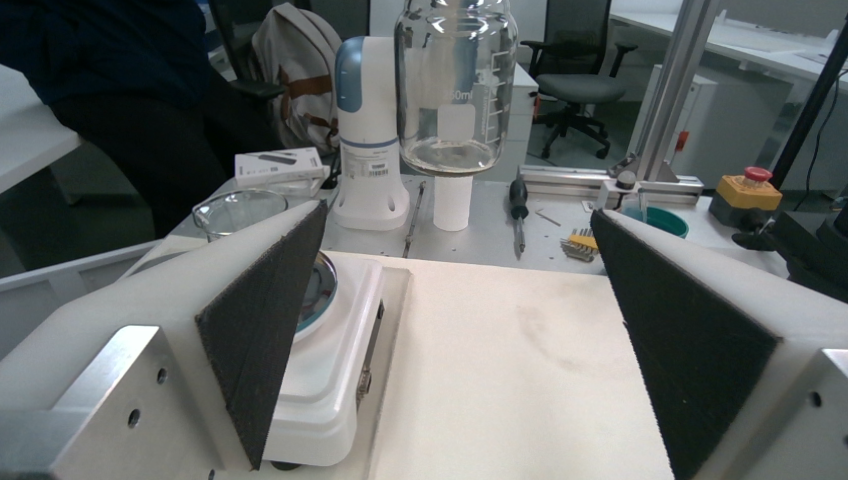
#> input picture tests/fixtures/handoff_20261123/right_obs_005.png, 848 x 480 px
$ python -i wrist_landmarks.py   (imports and definitions only)
#> lines starting #> are read from the running program, lines starting #| are printed output that depends on the picture; after the words box and inside, x2 and y2 are one past the last pixel; in counts of white or black regions, pixels touching at a corner belong together
"""Measure the visible pad tips of an open wrist gripper in a camera frame.

The current camera view has two dark gripper pads entering from the top edge. This module locates
their silhouettes independently in each frame and returns the center of each pad's deepest visible
edge. It accepts open grippers only: a confidently close pair is reported as ``closed`` and rejected,
while missing, overlapping, or weak silhouettes are reported as ``ambiguous`` and rejected.

The default template is calibrated for the left wrist view used by ``chem_demo``. Supply another
``CameraTemplate`` for a different camera, resolution-independent ROI, or gripper appearance.
"""

from __future__ import annotations

from dataclasses import dataclass
from typing import Literal

import cv2
import numpy as np


Point2D = tuple[float, float]
JawState = Literal["open", "closed", "ambiguous"]


@dataclass(frozen=True)
class CameraTemplate:
    """Per-camera silhouette and location priors; ROIs are normalized to image width/height."""

    dark_threshold: int = 55
    left_center_x: tuple[float, float] = (0.18, 0.45)
    right_center_x: tuple[float, float] = (0.55, 0.84)
    max_component_top_y: float = 0.01
    max_tip_y: float = 0.68
    min_component_area: float = 0.005  # fraction of full image area
    min_component_height: float = 0.15  # fraction of image height
    min_component_width: float = 0.05  # fraction of image width
    min_aspect_ratio: float = 0.30
    max_aspect_ratio: float = 1.80
    max_tip_band_width: float = 0.45  # fraction of component width
    closed_gap_width: float = 0.04
    open_gap_width: float = 0.10
    bottom_band_height: float = 0.008  # fraction of image height
    min_candidate_ratio: float = 1.8  # winner area / second candidate area
    min_confidence: float = 0.65


DEFAULT_TEMPLATE = CameraTemplate()


@dataclass(frozen=True)
class GripperLandmarks:
    """Result of one open-gripper pad-tip measurement.

    ``ok`` is true only when both pad tips are confidently visible and the jaws are open. Point
    values are image pixels in (x, y) order. Failed results may retain measured points for
    diagnostics, but callers must gate their use on ``ok``.
    """

    ok: bool
    state: JawState
    left: Point2D | None
    right: Point2D | None
    gap_px: float | None
    confidence: float
    reason: str | None = None

    @property
    def points(self) -> dict[str, Point2D] | None:
        """Convenience mapping for callers that need both accepted landmarks."""
        if self.left is None or self.right is None:
            return None
        return {"left": self.left, "right": self.right}


@dataclass(frozen=True)
class _PadCandidate:
    point: Point2D
    area: int
    component_width: int
    component_height: int
    bottom_band_width: int


def _gray_u8(image: np.ndarray) -> np.ndarray:
    """Accept a uint8 gray, BGR, or BGRA image and return a grayscale view/copy."""
    if not isinstance(image, np.ndarray) or image.dtype != np.uint8:
        raise ValueError("image must be a uint8 NumPy array")
    if image.ndim == 2:
        gray = image
    elif image.ndim == 3 and image.shape[2] == 3:
        gray = cv2.cvtColor(image, cv2.COLOR_BGR2GRAY)
    elif image.ndim == 3 and image.shape[2] == 4:
        gray = cv2.cvtColor(image, cv2.COLOR_BGRA2GRAY)
    else:
        raise ValueError("image must have shape (height, width), (height, width, 3), or (..., 4)")
    if min(gray.shape) < 16:
        raise ValueError("image dimensions are too small for gripper landmark detection")
    return gray


def _find_candidates(gray: np.ndarray, template: CameraTemplate) -> dict[str, list[_PadCandidate]]:
    height, width = gray.shape
    binary = (gray <= template.dark_threshold).astype(np.uint8)
    max_y = max(1, int(round(template.max_tip_y * height)))
    binary[max_y + 1 :, :] = 0

    count, labels, stats, centroids = cv2.connectedComponentsWithStats(binary, connectivity=8)
    area_limit = max(1, int(round(template.min_component_area * height * width)))
    min_height = max(1, int(round(template.min_component_height * height)))
    min_width = max(1, int(round(template.min_component_width * width)))
    top_limit = max(0, int(round(template.max_component_top_y * height)))
    band_rows = max(2, int(round(template.bottom_band_height * height)))

    by_side: dict[str, list[_PadCandidate]] = {"left": [], "right": []}
    for label in range(1, count):
        x, y, w, h, area = (int(value) for value in stats[label])
        if area < area_limit or y > top_limit or w < min_width or h < min_height:
            continue
        aspect = w / h
        if not template.min_aspect_ratio <= aspect <= template.max_aspect_ratio:
            continue

        x_center = float(centroids[label, 0]) / width
        side = None
        if template.left_center_x[0] <= x_center <= template.left_center_x[1]:
            side = "left"
        elif template.right_center_x[0] <= x_center <= template.right_center_x[1]:
            side = "right"
        if side is None:
            continue

        # Work only in the component's bounding box. The center of the final few silhouette rows
        # is more stable than selecting a single potentially noisy extreme pixel.
        roi = labels[y : y + h, x : x + w] == label
        ys, xs = np.nonzero(roi)
        if not len(ys):
            continue
        bottom = int(ys.max())
        bottom_rows = ys >= max(0, bottom - band_rows + 1)
        bottom_xs = xs[bottom_rows]
        band_width = int(bottom_xs.max() - bottom_xs.min() + 1)
        if band_width / w > template.max_tip_band_width:
            continue
        point = (float(x + np.mean(bottom_xs)), float(y + bottom))
        if point[1] / height > template.max_tip_y:
            continue
        by_side[side].append(
            _PadCandidate(point, area, w, h, band_width)
        )
    return by_side


def _choose(candidates: list[_PadCandidate], template: CameraTemplate) -> _PadCandidate | None:
    if not candidates:
        return None
    ranked = sorted(candidates, key=lambda item: item.area, reverse=True)
    if len(ranked) > 1 and ranked[0].area < template.min_candidate_ratio * ranked[1].area:
        return None
    return ranked[0]


def _candidate_confidence(candidate: _PadCandidate, image_shape: tuple[int, int]) -> float:
    height, width = image_shape
    image_area = height * width
    area_score = min(1.0, candidate.area / max(1.0, image_area * 0.018))
    height_score = min(1.0, candidate.component_height / max(1.0, 0.3 * height))
    tip_score = max(0.0, 1.0 - candidate.bottom_band_width / candidate.component_width)
    return float(np.clip(0.40 * area_score + 0.20 * height_score + 0.40 * tip_score, 0.0, 1.0))


def measure_open_pad_tips(
    image: np.ndarray,
    *,
    template: CameraTemplate = DEFAULT_TEMPLATE,
) -> GripperLandmarks:
    """Measure both visible pad tips in an open gripper image.

    The selected landmark is the center of the pad silhouette's deepest few rows. The detector
    rejects missing or competing components, malformed pad shapes, and jaw gaps in the uncertain
    range between the calibrated closed and open thresholds.
    """
    gray = _gray_u8(image)
    _, width = gray.shape
    candidates = _find_candidates(gray, template)
    left = _choose(candidates["left"], template)
    right = _choose(candidates["right"], template)

    if left is None or right is None:
        return GripperLandmarks(
            ok=False,
            state="ambiguous",
            left=left.point if left else None,
            right=right.point if right else None,
            gap_px=None,
            confidence=0.0,
            reason="could not identify one unambiguous pad silhouette on each side",
        )

    left_point, right_point = left.point, right.point
    gap = float(np.linalg.norm(np.subtract(left_point, right_point)))
    closed_limit = template.closed_gap_width * width
    open_limit = template.open_gap_width * width
    confidence = min(_candidate_confidence(left, gray.shape),
                     _candidate_confidence(right, gray.shape))

    if left_point[0] >= right_point[0]:
        return GripperLandmarks(False, "ambiguous", left_point, right_point, gap, confidence,
                                "pad tip ordering is inconsistent with the camera template")
    if gap <= closed_limit:
        return GripperLandmarks(False, "closed", left_point, right_point, gap, confidence,
                                "gripper is closed or nearly closed; open-jaw landmarks are unsupported")
    if gap < open_limit:
        return GripperLandmarks(False, "ambiguous", left_point, right_point, gap, confidence,
                                "jaw gap is between the closed and open acceptance thresholds")
    if confidence < template.min_confidence:
        return GripperLandmarks(False, "ambiguous", left_point, right_point, gap, confidence,
                                f"pad-tip confidence {confidence:.3f} is below {template.min_confidence:.3f}")
    return GripperLandmarks(True, "open", left_point, right_point, gap, confidence)


__all__ = [
    "CameraTemplate",
    "DEFAULT_TEMPLATE",
    "GripperLandmarks",
    "measure_open_pad_tips",
]

>>> import cv2
>>> picture = cv2.imread('../tests/fixtures/handoff_20261123/right_obs_005.png')
#> picture is the input picture: shape (480, 848, 3); mean B, G, R 105, 106.2, 102
>>> result = measure_open_pad_tips(picture)
#> in _find_candidates, `binary = (gray <= template.dark_threshold).astype(np.uint8)`:
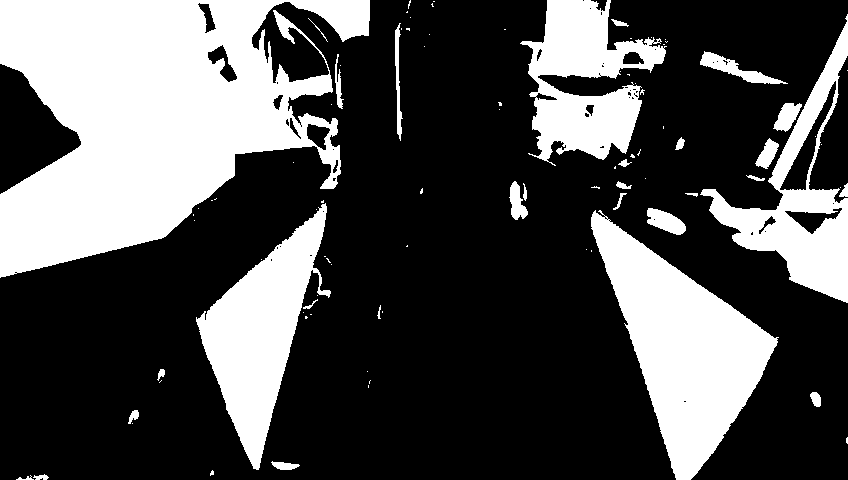
#> binary: shape (480, 848); values 0 (black) and 1 (white), 31.2% white; 91 white regions (61 under 20 px), largest, box (x1, y1, x2, y2) and area: (0, 0, 370, 278) 61528, (591, 210, 779, 480) 22021, (196, 203, 331, 470) 14581
#> in _find_candidates, `binary[max_y + 1 :, :] = 0`:
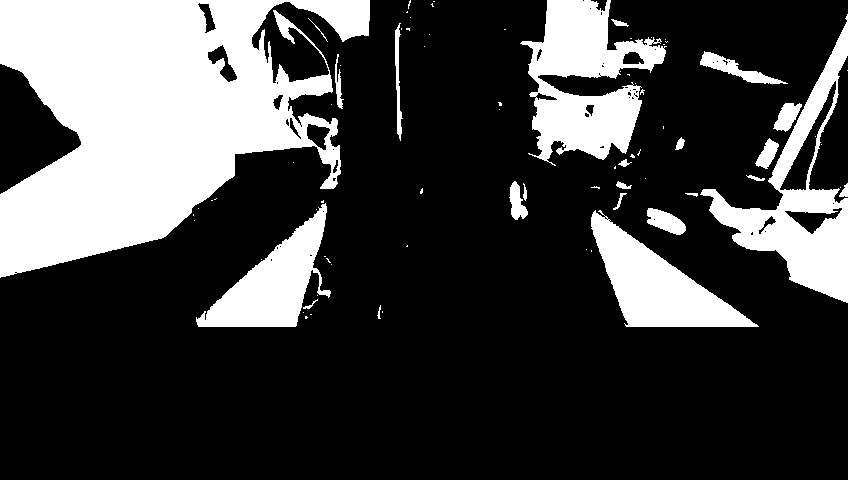
#> binary: shape (480, 848); values 0 (black) and 1 (white), 25.8% white; 78 white regions (54 under 20 px), largest, box (x1, y1, x2, y2) and area: (0, 0, 370, 278) 61528, (520, 0, 667, 166) 12541, (700, 14, 848, 303) 11352
#> in _find_candidates, `count, labels, stats, centroids = cv2.connectedComponentsWithStats(bin..`:
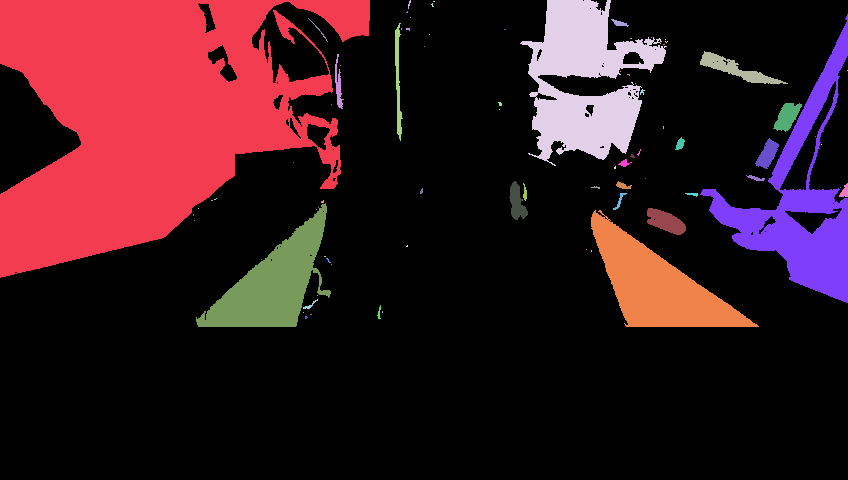
#> labels: shape (480, 848) int32; 79 distinct labels, from 0 to 78; one colour per label, 0 black
#> in _find_candidates, `count, labels, stats, centroids = cv2.connectedComponentsWithStats(bin..`: count = 79; stats = 79 rows, first 6: [0, 0, 848, 480, 302072], [0, 0, 370, 278, 61528], [408, 0, 3, 9, 13], [433, 1, 2, 1, 2], [520, 0, 147, 166, 12541], [431, 3, 3, 4, 6]; centroids = 79 pairs, first value 147.8 to 847, second value 1 to 317
#> the loop in _find_candidates, `for label in range(1, count):` made 78 passes
#> (x, y, w, h, area, aspect, x_center, bottom) on pass 4: (520, 0, 147, 166, 12541, 0.886, 0.689, 165)
#> (x, y, w, h, area) on passes 7, 9, 10, 11, 22, 23: (700, 14, 148, 289, 11352), (308, 18, 20, 24, 32), (611, 19, 18, 8, 65), (395, 23, 8, 118, 428), (700, 51, 88, 33, 877), (335, 54, 9, 55, 210)
#> after the loop in _find_candidates, `for label in range(1, count):`:
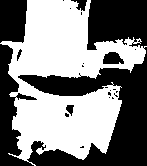
#> roi: shape (166, 147) bool; 51.4% white; 22 black regions (16 under 20 px), largest, box (x1, y1, x2, y2) and area: (0, 0, 147, 166) 10364, (0, 0, 27, 43) 1071, (103, 52, 124, 64) 194, (71, 0, 87, 11) 92, (66, 105, 74, 116) 54, (17, 49, 22, 61) 28
#> in measure_open_pad_tips, `candidates = _find_candidates(gray, template)`: candidates = 2 items

$ run again, on tests/fixtures/handoff_20261123/right_obs_b010.png
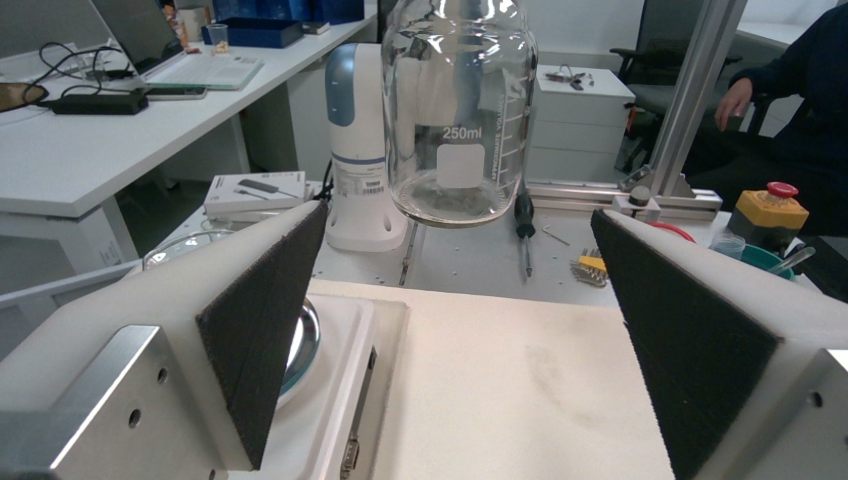
#> input picture tests/fixtures/handoff_20261123/right_obs_b010.png, 848 x 480 px
#> picture is the input picture: shape (480, 848, 3); mean B, G, R 110.3, 111.6, 109
#> in _find_candidates, `binary[max_y + 1 :, :] = 0`:
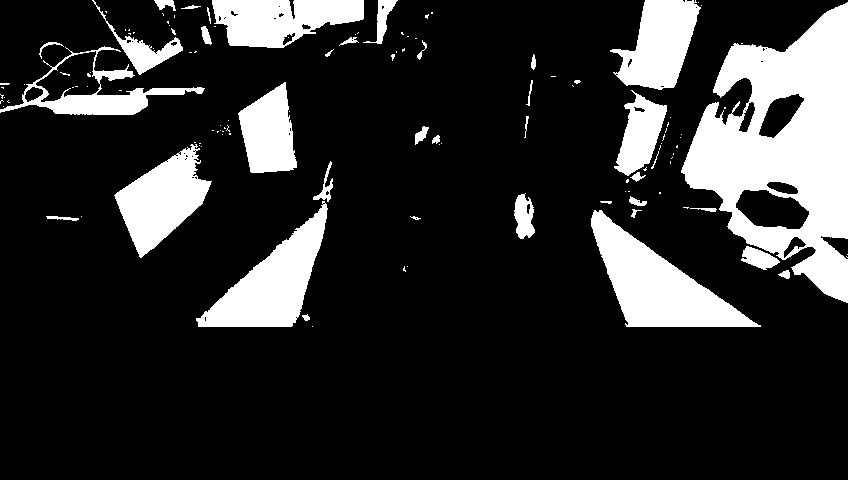
#> binary: shape (480, 848); values 0 (black) and 1 (white), 17.6% white; 125 white regions (87 under 20 px), largest, box (x1, y1, x2, y2) and area: (681, 2, 848, 303) 26303, (591, 210, 761, 327) 8386, (196, 201, 328, 327) 6880
#> labels: shape (480, 848) int32; 126 distinct labels, from 0 to 125
#> count = 126; stats = 126 rows, first 6: [0, 0, 848, 480, 335500], [92, 0, 91, 75, 1274], [154, 0, 22, 11, 141], [212, 0, 152, 48, 5131], [363, 0, 35, 44, 479], [610, 0, 91, 90, 4970]; centroids = 126 pairs, first value 1 to 847, second value 2 to 326
#> the loop in _find_candidates, `for label in range(1, count):` made 125 passes
#> (x, y, w, h, area, aspect, x_center, bottom) on pass 5: (610, 0, 91, 90, 4970, 1.01, 0.778, 89)
#> after the loop in _find_candidates, `for label in range(1, count):`:
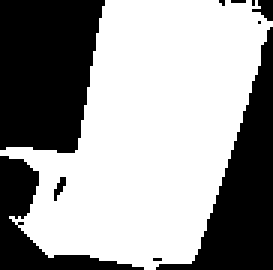
#> roi: shape (90, 91) bool (shown 3 times larger); 60.7% white; 10 black regions (6 under 20 px), largest, box (x1, y1, x2, y2) and area: (0, 0, 35, 51) 1505, (52, 9, 91, 90) 1128, (0, 52, 48, 90) 527, (84, 0, 91, 7) 30
#> candidates = 2 items
